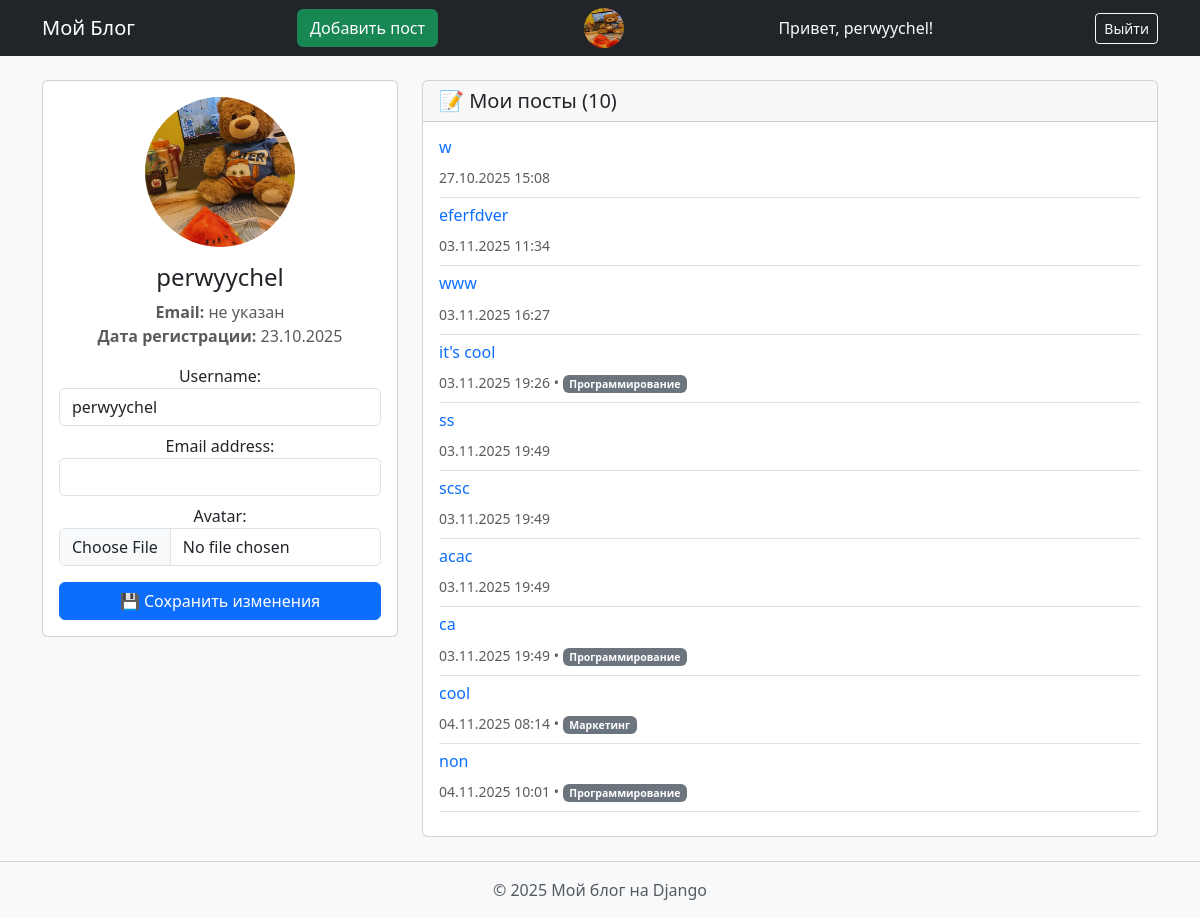
Screenshot of /profile/ (signed in) with the database file from the repository.
### blog/models.py (models this page shows, shortened)
class Profile(models.Model):
    user = models.OneToOneField(User, on_delete=models.CASCADE)
    avatar = models.ImageField(upload_to='avatars/', blank=True, null=True)
    bio = models.TextField(blank=True)  # 🔹 новое поле

class Post(models.Model):
    title = models.CharField(max_length=200)
    text = models.TextField(max_length=200)
    date = models.DateTimeField(auto_now_add=True)
    author = models.ForeignKey(User, on_delete=models.CASCADE, related_name='posts')
    category = models.ForeignKey(Category, on_delete=models.SET_NULL, null=True, blank=True, related_name='posts')
    tags = models.ManyToManyField('Tag', related_name='posts',blank=True)
    image = models.ImageField(upload_to='post_images/', blank=True, null=True)

class Category(models.Model):
    name = models.CharField(max_length=100, unique=True)
    slug = models.SlugField(max_length=100, unique=True)

### blog/views.py (the view)
# urls.py: path('profile/', views.profile, name='profile'),   # 🔹 личный кабинет
@login_required
def profile(request):
    user = request.user
    profile_obj, created = Profile.objects.get_or_create(user=user)
    posts = user.posts.all()  # все посты, созданные пользователем
    if request.method == 'POST':
        u_form = UserUpdateForm(request.POST, instance=request.user)
        p_form = ProfileUpdateForm(request.POST, request.FILES, instance=request.user.profile)
        if u_form.is_valid() and p_form.is_valid():
            u_form.save()
            p_form.save()
            messages.success(request, '✅ Профиль успешно обновлён!')
            return redirect('profile')
        else:
            messages.error(request, '❌ Ошибка при обновлении профиля.')
    else:
        u_form = UserUpdateForm(instance=request.user)
        p_form = ProfileUpdateForm(instance=request.user.profile)
    context = {
        'u_form': u_form,
        'p_form': p_form,
        'user': user,
        'posts': posts,
        'profile': profile_obj,
        }
    return render(request, 'blog/profile.html',context)

### blog/forms.py
class UserUpdateForm(forms.ModelForm):
    class Meta:
        model = User
        fields = ['username', 'email']
        widgets = {
            'username': forms.TextInput(attrs={'class': 'form-control'}),
            'email': forms.EmailInput(attrs={'class': 'form-control'}),
        }

class ProfileUpdateForm(forms.ModelForm):
    class Meta:
        model = Profile
        fields = ['avatar']
        widgets = {
            'avatar': forms.FileInput(attrs={'class': 'form-control'}),
        }

### blog/templates/blog/profile.html (shortened to what this page needs)
{% extends 'blog/base.html' %}
{% block content %}
<div class="row">
    <div class="col-md-4">
        <div class="card">
            <div class="card-body text-center">
                <div class="mb-3">
                    {% if user.profile.avatar %}
                        <img src="{{ user.profile.avatar.url }}"
                             class="rounded-circle"
                             width="150" height="150"
                             alt="Аватар {{ user.username }}"
                             style="object-fit: cover;">
                    {% else %}
                        <div class="rounded-circle bg-secondary d-inline-flex align-items-center justify-content-center"
                             style="width: 150px; height: 150px;">
                            <span class="text-white fs-1">📷</span>
                        </div>
                    {% endif %}
                </div>
                <h4>{{ user.username }}</h4>
                <p class="text-muted">
                    <strong>Email:</strong> {{ user.email|default:"не указан" }}<br>
                    <strong>Дата регистрации:</strong> {{ user.date_joined|date:"d.m.Y" }}
                </p>
                <form method="POST" enctype="multipart/form-data">
                    <div class="mb-2">
                        {{ u_form.username.label_tag }}
                        {{ u_form.username }}
                    </div>
                    <div class="mb-2">
                        {{ u_form.email.label_tag }}
                        {{ u_form.email }}
                    </div>
                    <div class="mb-3">
                        {{ p_form.avatar.label_tag }}
                        {{ p_form.avatar }}
                    </div>
                    <button type="submit" class="btn btn-primary w-100">
                        💾 Сохранить изменения
                    </button>
                </form>
            </div>
        </div>
    </div>
    <div class="col-md-8">
        <div class="card">
            <div class="card-header">
                <h5 class="mb-0">📝 Мои посты ({{ posts.count }})</h5>
            </div>
            <div class="card-body">
                {% for post in posts %}
                    <div class="border-bottom pb-2 mb-2">
                        <h6>
                            <a href="{% url 'post_detail' post.id %}" class="text-decoration-none">
                                {{ post.title }}
                            </a>
                        </h6>
                        <small class="text-muted">
                            {{ post.date|date:"d.m.Y H:i" }}
                            {% if post.category %}
                                • <span class="badge bg-secondary">{{ post.category.name }}</span>
                            {% endif %}
                        </small>
                    </div>
                {% empty %}
                    <p class="text-muted mb-3">У вас пока нет постов.</p>
                    <a href="{% url 'create_post' %}" class="btn btn-success">Создать первый пост</a>
                {% endfor %}
            </div>
        </div>
    </div>
</div>
{% endblock %}

### blog/templates/blog/base.html (shortened to what this page needs)
<!DOCTYPE html>
<html lang="ru">
<head>
  <link href="https://cdn.jsdelivr.net/npm/bootstrap@5.3.2/dist/css/bootstrap.min.css" rel="stylesheet">
</head>
<body class="bg-light">
  <nav class="navbar navbar-expand-lg navbar-dark bg-dark mb-4">
    <div class="container">
      <a class="navbar-brand" href="{% url 'home' %}">Мой Блог</a>
      <a class="btn btn-success" href="{% url 'create_post' %}">Добавить пост</a>
      {% if user.is_authenticated %}
        {% if user.profile.avatar %}
          <a href="{% url 'profile' %}">
            <img src="{{ user.profile.avatar.url }}" class="rounded-circle me-2" width="40" height="40" alt="Аватар">
          </a>
        {% else %}
          <a href="{% url 'profile' %}" class="btn btn-outline-light btn-sm me-2">👤</a>
        {% endif %}
        <span class="text-light me-3">Привет, {{ user.username }}!</span>
        <form method="post" action="{% url 'logout' %}" class="d-inline">
          <button type="submit" class="btn btn-outline-light btn-sm">Выйти</button>
        </form>
      {% else %}
        <a href="{% url 'login' %}" class="btn btn-outline-light btn-sm me-2">Войти</a>
        <a href="{% url 'register' %}" class="btn btn-outline-light btn-sm">Регистрация</a>
      {% endif %}
    </div>
  </nav>
  <div class="container">
    {% block content %}{% endblock %}
  </div>
  <footer class="text-center mt-4 mb-3 text-muted">
    <hr>
    <p>© 2025 Мой блог на Django</p>
  </footer>
</body>
</html>

### rows the page displays
Post: title "w", date "27.10.2025 15:08"
Post: title "eferfdver", date "03.11.2025 11:34"
Post: title "www", date "03.11.2025 16:27"
Post: title "it's cool", date "03.11.2025 19:26", category.name "Программирование"
Post: title "ss", date "03.11.2025 19:49"
Post: title "scsc", date "03.11.2025 19:49"
Post: title "acac", date "03.11.2025 19:49"
Post: title "ca", date "03.11.2025 19:49", category.name "Программирование"
Post: title "cool", date "04.11.2025 08:14", category.name "Маркетинг"
Post: title "non", date "04.11.2025 10:01", category.name "Программирование"

### other values shown
{{ user.username }} "perwyychel"
{{ user.email|default:"не указан" }} "не указан"
{{ user.date_joined|date:"d.m.Y" }} "23.10.2025"
{{ u_form.username.label_tag }} "Username:"
{{ u_form.email.label_tag }} "Email address:"
{{ p_form.avatar.label_tag }} "Avatar:"
{{ posts.count }} "10"
